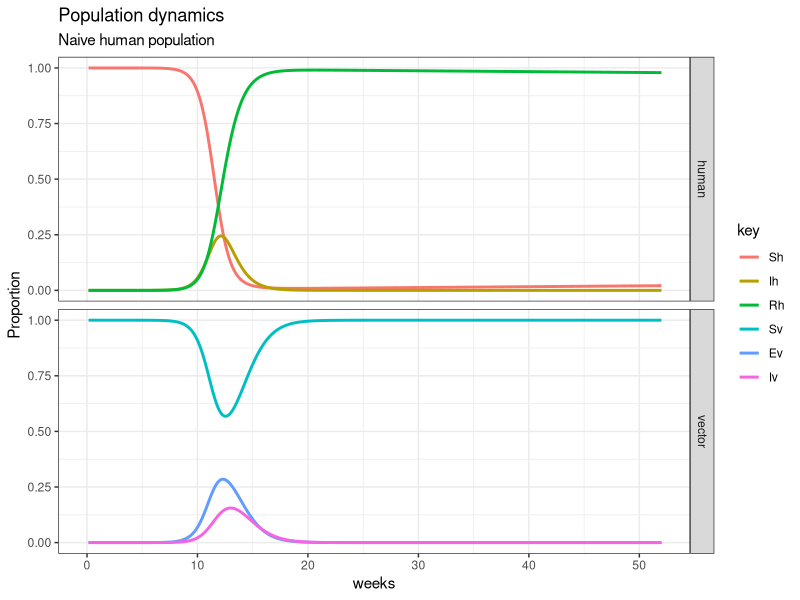
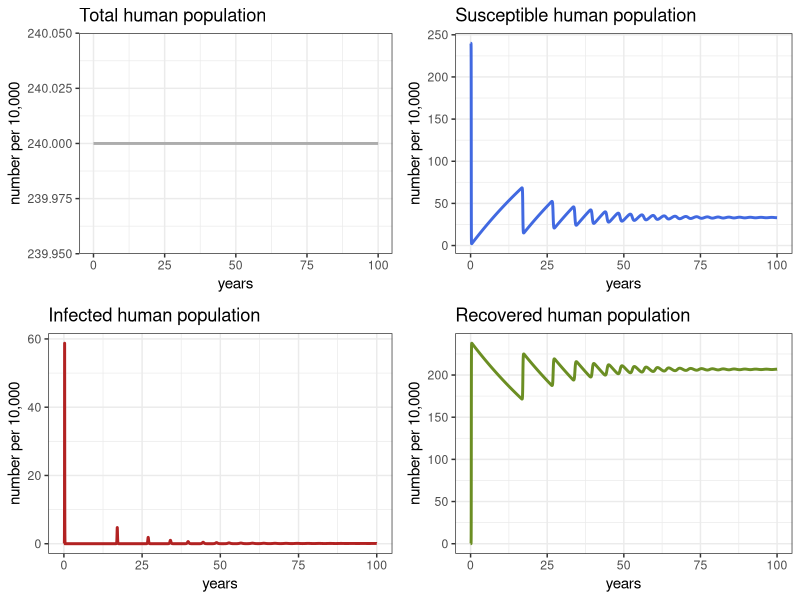
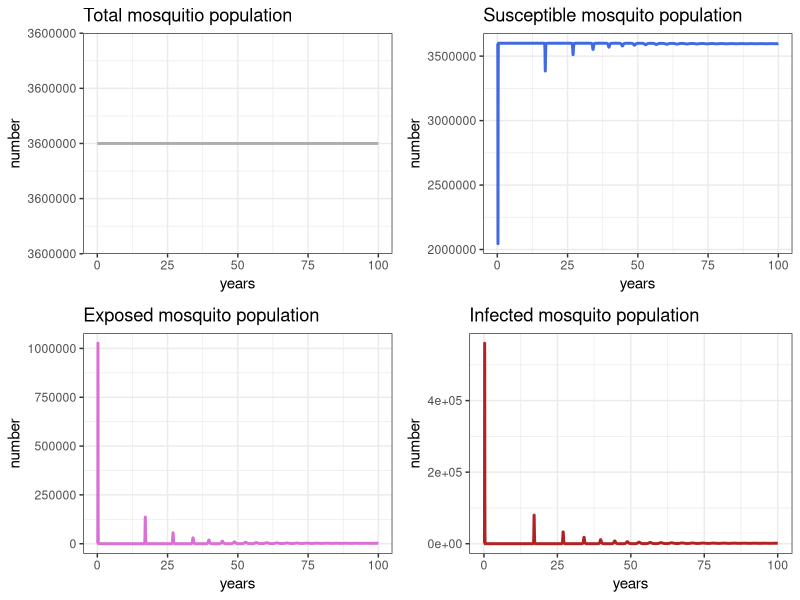
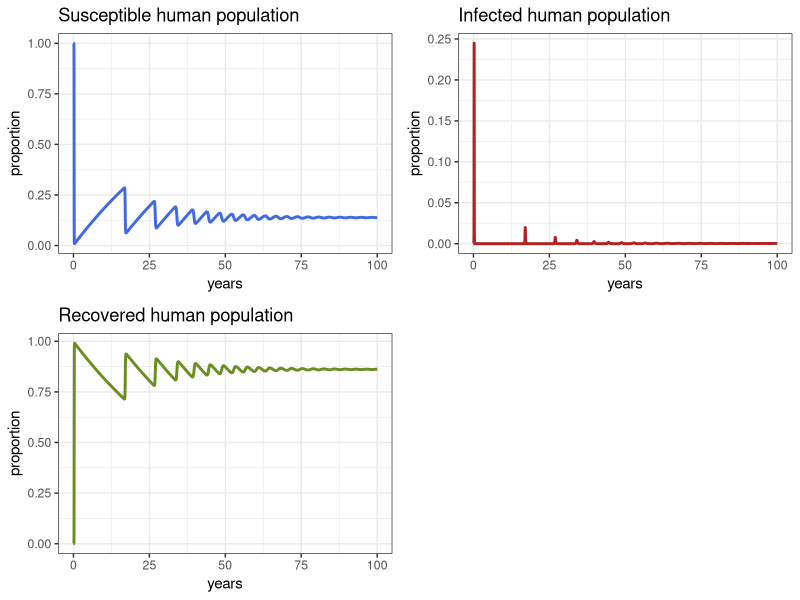
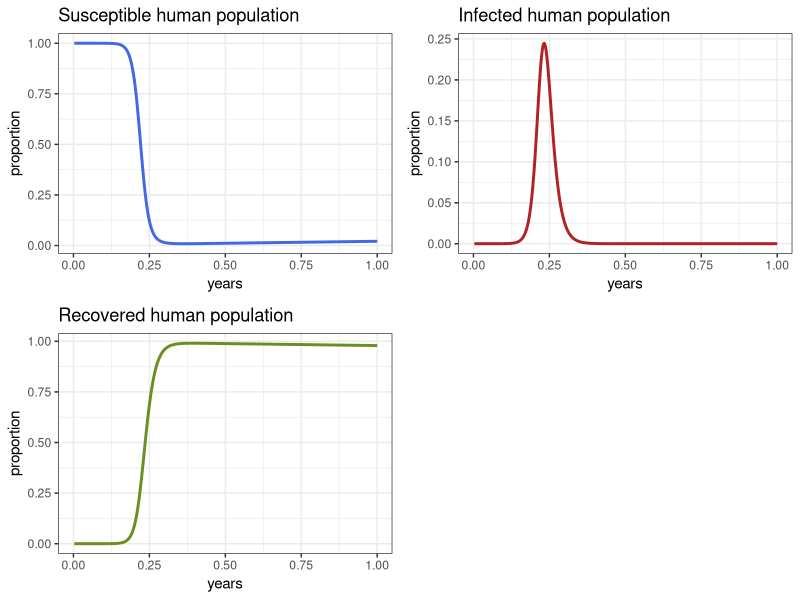
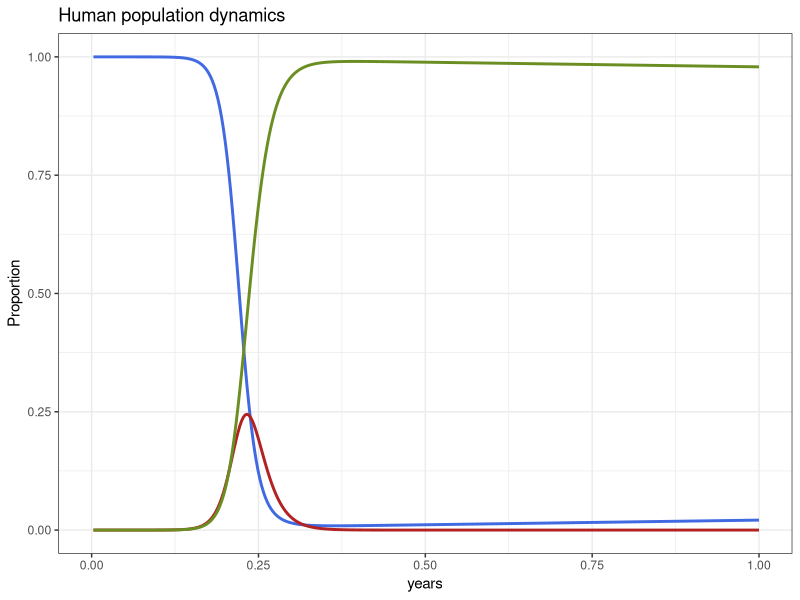
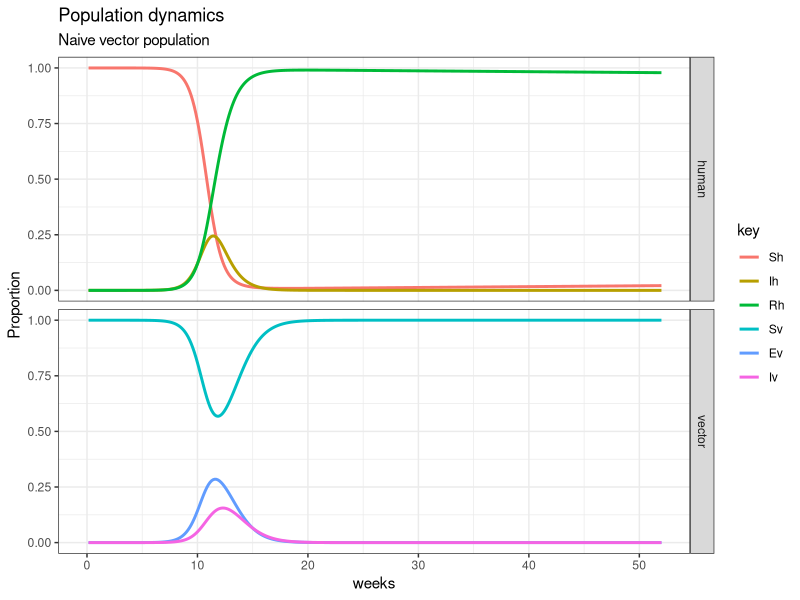
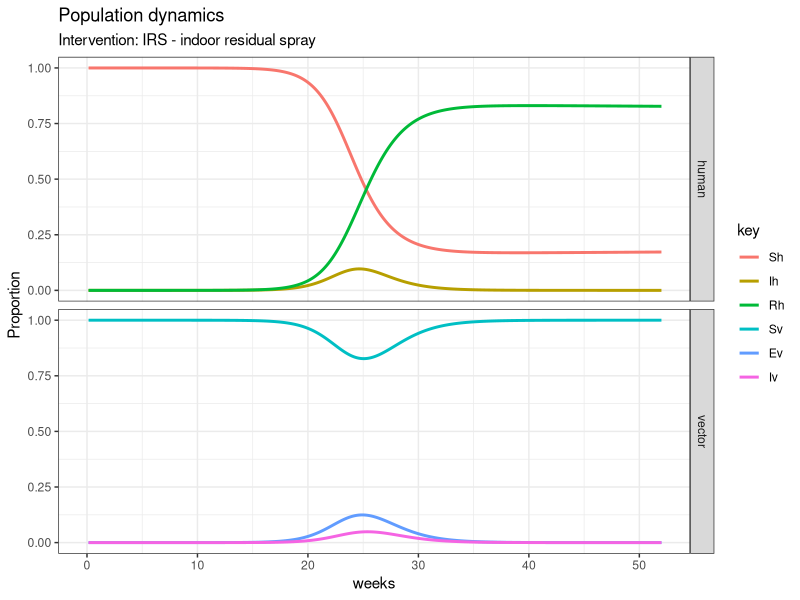

Source code (R) for these figures, in order:
#todo
#- shiny app of the change in the intervention parameter

# librerias ---------------------------------------------------------------

library(tidyverse)
library(deSolve)
library(ggplot2)
library(gridExtra)


# set parameters ----------------------------------------------------------

muv      <- 0.2           # mortality of mosquitos ***(adult not larval)
musp     <- 0.1         # spray effectiveness
Lv       <- 1/muv         # life span of mosquitos (in days)
Lh       <- 50*365        # life span of humans (in days) ***convinience
Iph      <- 6             # Infectious period in humans (in days)
IP       <- 7             # Infectious period in vectors (in days)                      ******entomologia ******REVISAR!!!!
EIP      <- 8.4           # Extrinsic incubation period in adult mosquitos              ******entomologia
muh      <- 1/Lh          # mortality of humans
gamma    <- 1/6           # recovery rate in humans ***(1/infectious period in humans)
delta    <- 1/EIP         # extrinsic incubation rate
b        <- 0.5           # Biting Rate ***(there is other b at the end)
betah    <- 0.7           # Probability of transmission from vector to host
betav    <- 0.7           # Probability of transmission from host to vector ***
d <- 0.3                # bednet efficiency
Nh       <- 2400000       # Number of humans (Population of Cali 2.4 million)
m        <- 1.5           # Vector to human ratio
Nv       <- Nh*m          # Number of vectors
R0       <- 2.69          # Reproductive number ***(of vectors)
b        <- sqrt((R0 ^2 * muv*(muv+delta) * (muh+gamma)) / 
                   (m * betah * betav * delta)) # biting rate ***(using the R0)

TIME     <- 100           # Number of years to run the simulation for 

# set function ------------------------------------------------------------

#arguments
#t=time
#x=variables
#p=local environment of parameters
arbovmodel <- function(t, x, params) {
  
  Sh <- x[1]    # Susceptible humans
  Ih <- x[2]    # Infected humans
  Rh <- x[3]    # Recovered humans
  Sv <- x[4]    # Susceptible vectors
  Ev <- x[5]    # Susceptible vectors
  Iv <- x[6]    # Infected vectors
  
  with(as.list(params), # local environment to evaluate derivatives
       {
         # Humans
         dSh   <-  muh*Nh - (betah * b/Nh) * Sh * Iv - muh * Sh   
         dIh   <-  (betah * b/Nh) * Sh * Iv  - (gamma + muh) * Ih
         dRh   <-  gamma * Ih  - muh * Rh
         
         # Vectors
         dSv  <-  muv * Nv - (betav * b/Nh) * Ih * Sv - muv * Sv 
         dEv  <-  (betav * b/Nh) * Ih * Sv - (muv + delta)* Ev
         dIv  <-  delta * Ev - muv * Iv
         
         dx   <- c(dSh, dIh, dRh, dSv, dEv, dIv)
         list(dx)
       }
  )
}


# (1) solve system ------------------------------------------------------------

# Time 
times  <- seq(1, 365 * TIME , by = 1)

# Specifying parameters
params <- c(
  muv      = muv,     
  muh      = muh,     
  gamma    = gamma,   
  delta    = delta,   
  b        = b,       
  betah    = betah,   
  betav    = betav,   
  Nh       = Nh,      
  Nv       = Nv
  
)

# Initial conditions of the system
xstart <- c(Sh = Nh,       # suceptible population: assuming that this is a naive population!!
            Ih = 0,        # infected: based on the same assumption
            Rh = 0,        # recovered: the same 
            Sv = Nv-1,     # suceptible mosquitos 
            Ev = 1,        # only one exposed to start outbrake
            Iv = 0)        # no infectious yet
#by reducing Suceptible population, you simulate vaccination

# Solving the equations
out <- as.data.frame(ode(y      = xstart,     # initial conditions  
                         times  = times,      # time units vector
                         fun    = arbovmodel, # derivative function  
                         parms  = params      # set of parameters   
                         )
                     )


# the results -------------------------------------------------------------

# Creating time options to display
out$years <- out$time/365
out$weeks <- out$time/7

# tidy dynamics plot ---------------------------------------------------------------

out_tidy <- 
  out %>% 
  as_tibble() %>% 
  gather(key,value,Sh:Iv) %>% #count(key)
  mutate(key=fct_relevel(key,"Sh","Ih","Rh","Sv","Ev")) %>% 
  mutate(specie= if_else(key %in% c("Sh","Ih","Rh"),"human","vector")) %>% 
  group_by(specie,time) %>% 
  mutate(prop=value/sum(value)) %>% 
  ungroup()

out_tidy %>% 
  filter(key %in% c("Ih","Ev","Iv")) %>% 
  group_by(key) %>% 
  mutate(max=max(prop)) %>% 
  filter(max==prop) %>% 
  #summarise(max=max(prop)) %>% 
  ungroup()

out_tidy %>% #count(specie)
  ggplot(aes(y=prop,x=weeks,color=key)) +
  geom_line(size = 1) +
  xlim(0,52) +
  theme_bw() +
  facet_grid(specie~.) +
  ggtitle('Population dynamics',
          subtitle = "Naive human population") +
  theme_bw() + ylab('Proportion')
ggsave("figure/0301-zika-popdyn-naivehost.png",width = 8,height = 5)


# eval - behavior human ----------------------------------------------------------

# Check the general behavior of the model for the whole 100 years

p1h <- ggplot(data = out, 
              aes(y = (Rh + Ih + Sh)/10000, 
                  x = years)) +
  geom_line(color = 'grey68', size = 1) +
  ggtitle('Total human population') +
  theme_bw() + ylab('number per 10,000')

p2h <- ggplot(data = out, 
              aes(y = Sh/10000, 
                  x = years)) +
  geom_line(color = 'royalblue', size = 1) +
  ggtitle('Susceptible human population') +
  theme_bw() + ylab('number per 10,000')

p3h <- ggplot(data = out, 
              aes(y = Ih/10000, 
                  x = years)) +
  geom_line(color = 'firebrick', size = 1) +
  ggtitle('Infected human population') +
  theme_bw() + ylab('number per 10,000')

p4h <- ggplot(data = out, 
              aes(y = Rh/10000,
                  x = years)) +
  geom_line(color = 'olivedrab', size = 1) +
  ggtitle('Recovered human population') +
  theme_bw() + ylab('number per 10,000')


grid.arrange(p1h, p2h, p3h, p4h, ncol = 2)

# eval - behaviour mosquito ------------------------------------------------------

# Check the general behavior of the model 

p1v <- ggplot(data = out, aes(y = (Sv + Ev + Iv), x = years)) +
  geom_line(color = 'grey68', size = 1) +
  ggtitle('Total mosquitio population') +
  theme_bw() + ylab('number')

p2v <- ggplot(data = out, aes(y = Sv, x = years)) +
  geom_line(color = 'royalblue', size = 1) +
  ggtitle('Susceptible mosquito population') +
  theme_bw() + ylab('number')

p3v <- ggplot(data = out, aes(y = Ev, x = years)) +
  geom_line(color = 'orchid', size = 1) +
  ggtitle('Exposed mosquito population') +
  theme_bw() + ylab('number')

p4v <- ggplot(data = out, aes(y = Iv, x = years)) +
  geom_line(color = 'firebrick', size = 1) +
  ggtitle('Infected mosquito population') +
  theme_bw() + ylab('number')

grid.arrange(p1v, p2v, p3v, p4v, ncol = 2)


# eval - look at the proportions -------------------------------------------------

p1 <- ggplot(data = out, aes(y = Sh/(Sh+Ih+Rh), x = years)) +
  geom_line(color = 'royalblue', size = 1) +
  ggtitle('Susceptible human population') +
  theme_bw() + ylab('proportion')

p2 <- ggplot(data = out, aes(y = Ih/(Sh+Ih+Rh), x = years)) +
  geom_line(color = 'firebrick', size = 1) +
  ggtitle('Infected human population') +
  theme_bw() + ylab('proportion')

p3 <- ggplot(data = out, aes(y = Rh/(Sh+Ih+Rh), x = years)) +
  geom_line(color = 'olivedrab', size = 1) +
  ggtitle('Recovered human population') +
  theme_bw() + ylab('proportion')

grid.arrange(p1, p2, p3, ncol = 2)
grid.arrange(p1+xlim(0,1), 
             p2+xlim(0,1), 
             p3+xlim(0,1), ncol = 2)

out %>% 
  as_tibble() %>% 
  ggplot(aes(x=years)) +
  geom_line(aes(y=Sh/(Sh+Ih+Rh)),color = 'royalblue', size = 1) +
  geom_line(aes(y=Ih/(Sh+Ih+Rh)),color = 'firebrick', size = 1) +
  geom_line(aes(y=Rh/(Sh+Ih+Rh)),color = 'olivedrab', size = 1) +
  xlim(0,1) +
  theme_bw() +
  ggtitle('Human population dynamics') +
  theme_bw() + ylab('Proportion')


# (2) solve system ----------------------------------------------------

# Initial conditions of the system
xstart <- c(Sh = Nh-1,       # suceptible population: assuming that this is a naive population!!
            Ih = 1,        # infected: based on the same assumption
            Rh = 0,        # recovered: the same 
            Sv = Nv,     # suceptible mosquitos 
            Ev = 0,        # only one exposed to start outbrake
            Iv = 0)        # no infectious yet
#by reducing Suceptible population, you simulate vaccination

# Solving the equations
out <- as.data.frame(ode(y      = xstart,     # initial conditions  
                         times  = times,      # time units vector
                         fun    = arbovmodel, # derivative function  
                         parms  = params      # set of parameters   
)
)


# the results -------------------------------------------------------------

# Creating time options to display
out$years <- out$time/365
out$weeks <- out$time/7

# tidy dynamics plot ---------------------------------------------------------------

out_tidy <- 
  out %>% 
  as_tibble() %>% 
  gather(key,value,Sh:Iv) %>% #count(key)
  mutate(key=fct_relevel(key,"Sh","Ih","Rh","Sv","Ev")) %>% 
  mutate(specie= if_else(key %in% c("Sh","Ih","Rh"),"human","vector")) %>% 
  group_by(specie,time) %>% 
  mutate(prop=value/sum(value)) %>% 
  ungroup()

out_tidy %>% 
  filter(key %in% c("Ih","Ev","Iv")) %>% 
  group_by(key) %>% 
  mutate(max=max(prop)) %>% 
  filter(max==prop) %>% 
  #summarise(max=max(prop)) %>% 
  ungroup()

out_tidy %>% #count(specie)
  ggplot(aes(y=prop,x=weeks,color=key)) +
  geom_line(size = 1) +
  xlim(0,52) +
  theme_bw() +
  facet_grid(specie~.) +
  ggtitle('Population dynamics',
          subtitle = "Naive vector population") +
  theme_bw() + ylab('Proportion')
ggsave("figure/0301-zika-popdyn-naivevector.png",width = 8,height = 5)



# INTERVENTIONS -----------------------------------------------------------

#mosquito spray
#incrementar tasa mortalidad
#agregar un valor a la tasa de mortalidad
#musp <- 

#vaccination
#una solución es agregar una casilla más de vacunados
#y plantear un nuevo sistema de ecuaciones


# IRS ---------------------------------------------------------------------
# indoor residual spray

intervmod1 <- function(t, x, params) {
  
  Sh <- x[1]    # Susceptible humans
  Ih <- x[2]    # Infected humans
  Rh <- x[3]    # Recovered humans
  Sv <- x[4]    # Susceptible vectors
  Ev <- x[5]    # Susceptible vectors
  Iv <- x[6]    # Infected vectors
  
  with(as.list(params), # local environment to evaluate derivatives
       {
         # Humans
         dSh   <-  muh*Nh - (betah * b/Nh) * Sh * Iv - muh * Sh   
         dIh   <-  (betah * b/Nh) * Sh * Iv  - (gamma + muh) * Ih
         dRh   <-  gamma * Ih  - muh * Rh
         
         # Vectors
         dSv  <-  muv * Nv - (betav * b/Nh) * Ih * Sv - (muv+musp) * Sv 
         dEv  <-  (betav * b/Nh) * Ih * Sv - ((muv+musp) + delta)* Ev
         dIv  <-  delta * Ev - (muv+musp) * Iv
         
         dx   <- c(dSh, dIh, dRh, dSv, dEv, dIv)
         list(dx)
       }
  )
}

# (3) solve system ------------------------------------------------------------

# Time 
times  <- seq(1, 365 * TIME , by = 1)

# Specifying parameters
params <- c(
  muv      = muv,
  musp     = musp,
  muh      = muh,     
  gamma    = gamma,   
  delta    = delta,   
  b        = b,       
  betah    = betah,   
  betav    = betav,   
  Nh       = Nh,      
  Nv       = Nv
  
)

# Initial conditions of the system
#naive population
xstart <- c(Sh = Nh,       # suceptible population: assuming that this is a naive population!!
            Ih = 0,        # infected: based on the same assumption
            Rh = 0,        # recovered: the same 
            Sv = Nv-1,     # suceptible mosquitos 
            Ev = 1,        # only one exposed to start outbrake
            Iv = 0)        # no infectious yet
#by reducing Suceptible population, you simulate vaccination

# Solving the equations
out <- as.data.frame(ode(y      = xstart,     # initial conditions  
                         times  = times,      # time units vector
                         fun    = intervmod1, # derivative function  
                         parms  = params      # set of parameters   
)
)


# the results -------------------------------------------------------------

# Creating time options to display
out$years <- out$time/365
out$weeks <- out$time/7

# tidy dynamics plot ---------------------------------------------------------------

out_tidy <- 
  out %>% 
  as_tibble() %>% 
  gather(key,value,Sh:Iv) %>% #count(key)
  mutate(key=fct_relevel(key,"Sh","Ih","Rh","Sv","Ev")) %>% 
  mutate(specie= if_else(key %in% c("Sh","Ih","Rh"),"human","vector")) %>% 
  group_by(specie,time) %>% 
  mutate(prop=value/sum(value)) %>% 
  ungroup()

out_tidy %>% 
  filter(key %in% c("Ih","Ev","Iv")) %>% 
  group_by(key) %>% 
  mutate(max=max(prop)) %>% 
  filter(max==prop) %>% 
  #summarise(max=max(prop)) %>% 
  ungroup()

out_tidy %>% #count(specie)
  ggplot(aes(y=prop,x=weeks,color=key)) +
  geom_line(size = 1) +
  xlim(0,52) +
  theme_bw() +
  facet_grid(specie~.) +
  ggtitle('Population dynamics',
          subtitle = "Intervention: IRS - indoor residual spray") +
  theme_bw() + ylab('Proportion')
ggsave("figure/0302-zika-interv-irspray.png",width = 8,height = 5)


# bednet use ------------------------------------------------------------------


# vaccination -------------------------------------------------------------

# LSM ---------------------------------------------------------------------
# larval source management
